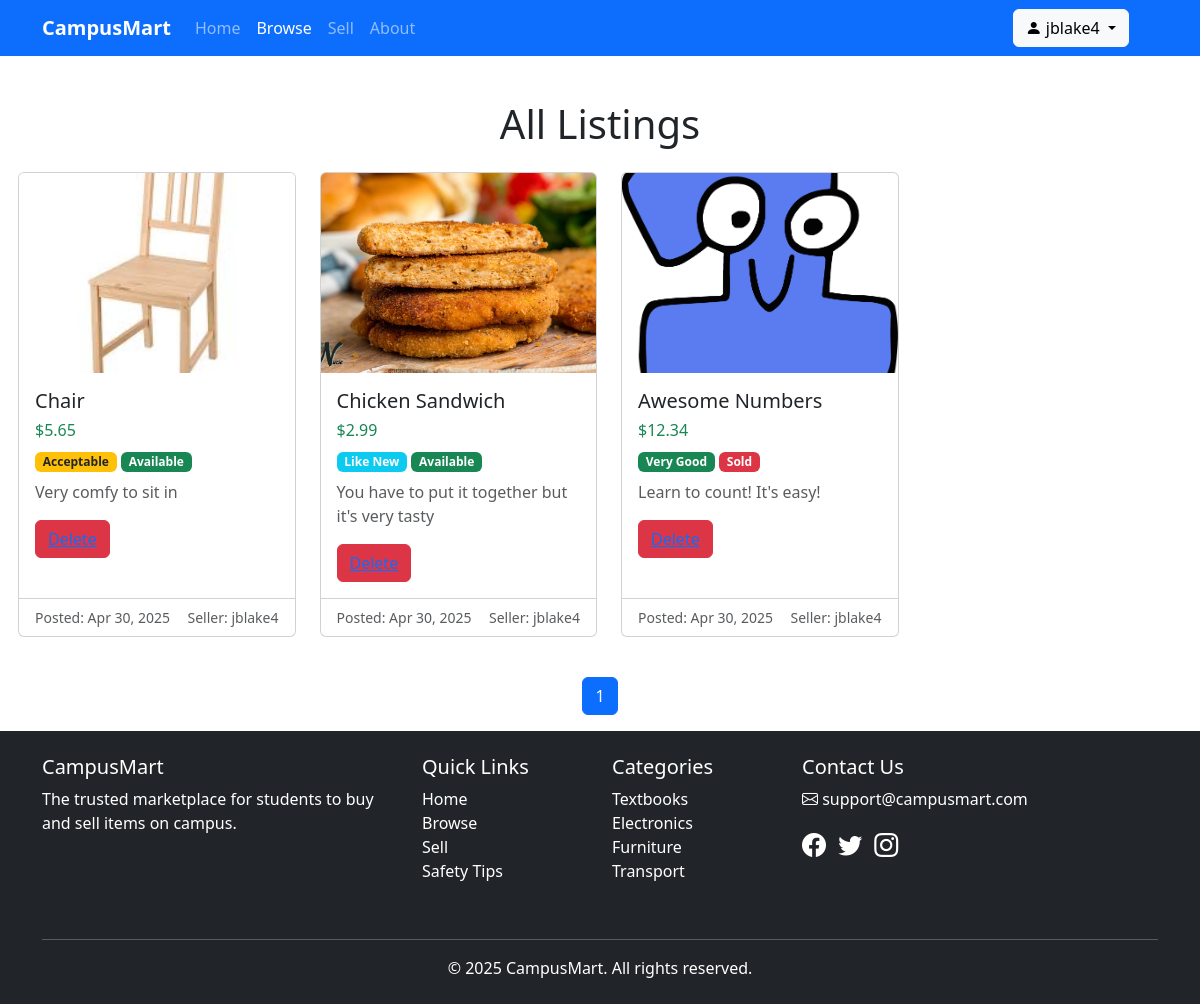
/my_listings/ (signed in), run on the app's committed database.
### campusmart/models.py (models this page shows, shortened)
class User(models.Model):
    name = models.CharField(max_length=200)
    username = models.CharField(max_length=200, unique=True)
    password = models.TextField()
    email = models.EmailField(max_length=200, unique=True)
    extra_listings_remaining = models.IntegerField(default=0)

class Listing(models.Model):
    conditionChoices = [
        ("N", "New"),
        ("L" , "Like New"),
        ("V" , "Very Good"),
        ("G" , "Good"),
        ("A" , "Acceptable"),
        ("F" , "Fair"),
        ("P" , "Poor")
    ]
    title = models.CharField(max_length=200)
    description = models.CharField(max_length=4000)
    price = models.DecimalField(decimal_places=2, max_digits=9)
    condition = models.CharField(max_length=1, choices=conditionChoices, default="G")
    available_status = models.BooleanField(default=True)
    date = models.DateField(default=timezone.now)
    primary_photo = models.ImageField(upload_to='')
    seller = models.ForeignKey(User, on_delete=models.CASCADE)

### campusmart/views.py (the view)
# urls.py: path('my_listings/', views.user_listings, name="user_listings")
def user_listings(request):
    user = User.objects.get(username=request.session['user'])
    all_listings = Listing.objects.all().filter(seller=user).order_by('-date')
    paginator = Paginator(all_listings, 20)
    page = request.GET.get('page')
    try:
        listings = paginator.page(page)
    except PageNotAnInteger:
        listings = paginator.page(1)
    except EmptyPage:
        listings = paginator.page(paginator.num_pages)
    context = {'listings':listings,'can_delete':True}
    return render(request, 'campusmart/view_listings.html', context)

### campusmart/templates/campusmart/view_listings.html (shortened to what this page needs)
{% extends './base_page.html' %}
{% block content %}
<br>
<h1 class="mb-4 text-center" style="padding-top:20px">All Listings</h1>
<div class="row" style="margin-left:0.5%;">
    {% for listing in listings %}
    <div class="col-md-3 mb-3">
        <div class="card h-100">
            <div class="card-img-top-container" style="height: 200px; overflow: hidden;">
                {% if listing.primary_photo %}
                <img src="{{ listing.primary_photo.url }}" class="card-img-top img-fluid" alt="{{ listing.title }}" style="object-fit: cover; height: 100%; width: 100%;">
                {% else %}
                <div class="d-flex align-items-center justify-content-center bg-light" style="height: 100%;">
                    <span class="text-muted">No Image</span>
                </div>
                {% endif %}
            </div>
            <div class="card-body">
                <h5 class="card-title">{{ listing.title }}</h5>
                <h6 class="text-success mb-2">${{ listing.price }}</h6>
                <div class="mb-2">
                    <span class="badge
                        {% if listing.condition == 'N' %}bg-primary
                        {% elif listing.condition == 'L' %}bg-info
                        {% elif listing.condition == 'V' %}bg-success
                        {% elif listing.condition == 'G' %}bg-secondary
                        {% elif listing.condition == 'A' %}bg-warning text-dark
                        {% elif listing.condition == 'F' %}bg-orange text-white
                        {% else %}bg-dark text-white{% endif %}">
                        {{ listing.get_condition_display }}
                    </span>
                    {% if listing.available_status %}
                    <span class="badge bg-success">Available</span>
                    {% else %}
                    <span class="badge bg-danger">Sold</span>
                    {% endif %}
                </div>
                <p class="card-text text-muted">
                    {{ listing.description|truncatechars:100 }}
                </p>
                {% if can_delete %}
                    <span><a href="delete/{{listing}}"><button class="btn btn-danger">Delete</span></a>
                {%endif%}
            </div>
            <div class="card-footer bg-transparent">
                <div class="d-flex justify-content-between align-items-center">
                    <small class="text-muted">Posted: {{ listing.date|date:"M d, Y" }}</small>
                    <small class="text-muted">Seller: {{ listing.seller.username }}</small>
                </div>
            </div>
        </div>
    </div>
    {% empty %}
    <div class="col-12">
        <div class="alert alert-info">No listings available.</div>
    </div>
    {% endfor %}
</div>
<nav aria-label="Page navigation">
    <ul class="pagination justify-content-center mt-4">
        {% for num in listings.paginator.page_range %}
            {% if listings.number == num %}
            <li class="page-item active"><a class="page-link" href="#">{{ num }}</a></li>
            {% elif num > listings.number|add:'-3' and num < listings.number|add:'3' %}
            <li class="page-item"><a class="page-link" href="?page={{ num }}">{{ num }}</a></li>
            {% endif %}
        {% endfor %}
    </ul>
</nav>
{% endblock %}

### campusmart/templates/campusmart/base_page.html (shortened to what this page needs)
<!DOCTYPE html>
<html lang="en">
<head>
    <link href="https://cdn.jsdelivr.net/npm/bootstrap@5.3.2/dist/css/bootstrap.min.css" rel="stylesheet">
    <link rel="stylesheet" href="https://cdn.jsdelivr.net/npm/bootstrap-icons@1.11.1/font/bootstrap-icons.css">
</head>
<body>
    <nav class="navbar navbar-expand-lg navbar-dark bg-primary sticky-top">
        <div class="container">
            <a class="navbar-brand" href="{% url 'campusmart:home' %}">CampusMart</a>
            <div class="collapse navbar-collapse" id="navbarNav">
                <ul class="navbar-nav me-auto">
                    <li class="nav-item">
                        <a id="homeTab" class="nav-link active" href="{% url 'campusmart:home' %}">Home</a>
                    </li>
                    <li class="nav-item">
                        <a id="listTab" class="nav-link" href="{% url 'campusmart:listings' %}">Browse</a>
                    </li>
                    <li class="nav-item">
                        <a id="sellTab" class="nav-link" href="{% url 'campusmart:create_listing' %}">Sell</a>
                    </li>
                    <li class="nav-item">
                        <a id="aboutTab" class="nav-link" href="#">About</a>
                    </li>
                </ul>
                <div class="d-flex" style="margin-right:3%;">
                    {% if request.session.user %}
                        <div class="dropdown">
                            <button class="btn btn-light dropdown-toggle" type="button" id="userDropdown" data-bs-toggle="dropdown">
                                <i class="bi bi-person-fill"></i> {{ request.session.user }}
                            </button>
                        </div>
                    {% else %}
                        <a href="{% url 'campusmart:login' %}" class="btn btn-outline-light">
                            <i class="bi bi-box-arrow-in-right"></i> Login/Signup
                        </a>
                    {% endif %}
                </div>
            </div>
        </div>
    </nav>
    {% block content %}{% endblock %}
    <footer class="bg-dark text-white py-4">
        <div class="container">
            <div class="row">
                <div class="col-md-4 mb-4">
                    <h5>CampusMart</h5>
                    <p>The trusted marketplace for students to buy and sell items on campus.</p>
                </div>
                <div class="col-md-2 mb-4">
                    <h5>Quick Links</h5>
                    <ul class="list-unstyled">
                        <li><a href="{% url 'campusmart:home' %}" class="text-white text-decoration-none">Home</a></li>
                        <li><a href="{% url 'campusmart:listings' %}" class="text-white text-decoration-none">Browse</a></li>
                        <li><a href="{% url 'campusmart:create_listing' %}" class="text-white text-decoration-none">Sell</a></li>
                        <li><a href="#" class="text-white text-decoration-none">Safety Tips</a></li>
                    </ul>
                </div>
                <div class="col-md-2 mb-4">
                    <h5>Categories</h5>
                    <ul class="list-unstyled">
                        <li><a href="#" class="text-white text-decoration-none">Textbooks</a></li>
                        <li><a href="#" class="text-white text-decoration-none">Electronics</a></li>
                        <li><a href="#" class="text-white text-decoration-none">Furniture</a></li>
                        <li><a href="#" class="text-white text-decoration-none">Transport</a></li>
                    </ul>
                </div>
                <div class="col-md-4 mb-4">
                    <h5>Contact Us</h5>
                    <p><i class="bi bi-envelope"></i> support@campusmart.com</p>
                    <div class="mt-3">
                        <a href="#" class="text-white me-2"><i class="bi bi-facebook fs-4"></i></a>
                        <a href="#" class="text-white me-2"><i class="bi bi-twitter fs-4"></i></a>
                        <a href="#" class="text-white me-2"><i class="bi bi-instagram fs-4"></i></a>
                    </div>
                </div>
            </div>
            <hr>
            <div class="text-center">
                <p class="mb-0">&copy; 2025 CampusMart. All rights reserved.</p>
            </div>
        </div>
    </footer>
</body>
</html>

### campusmart/templates/campusmart/base_page.html (style rules this page uses)
.navbar-brand { font-weight: 700; }

### campusmart/templates/campusmart/view_listings.html (style rules this page uses)
.card { transition: transform 0.2s, box-shadow 0.2s; }

### data on the page
User: session.user "jblake4"
Listing: primary_photo (picture), title "Chair", price "5.65", condition "Acceptable", available_status "Available", description "Very comfy to sit in", date "Apr 30, 2025", seller.username "jblake4"
Listing: primary_photo (picture), title "Chicken Sandwich", price "2.99", condition "Like New", available_status "Available", description "You have to put it together but it's very tasty", date "Apr 30, 2025", seller.username "jblake4"
Listing: primary_photo (picture), title "Awesome Numbers", price "12.34", condition "Very Good", available_status "Sold", description "Learn to count! It's easy!", date "Apr 30, 2025", seller.username "jblake4"

### other printed values
{{ num }} "1"
